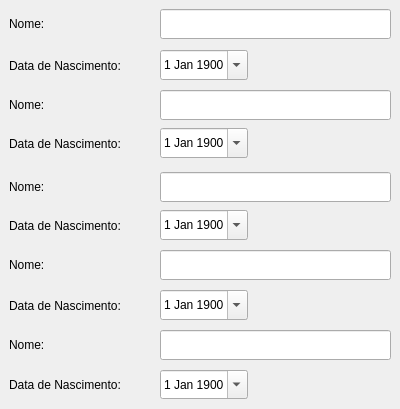
    <widget class="QWidget" name="tab_7">
     <attribute name="title">
      <string>Aniversarios</string>
     </attribute>
     <widget class="QLabel" name="label_69">
      <property name="geometry">
       <rect>
        <x>9</x>
        <y>9</y>
        <width>140</width>
        <height>29</height>
       </rect>
      </property>
      <property name="styleSheet">
       <string notr="true"/>
      </property>
      <property name="text">
       <string>Nome:</string>
      </property>
     </widget>
     <widget class="QLabel" name="label_70">
      <property name="geometry">
       <rect>
        <x>9</x>
        <y>90</y>
        <width>140</width>
        <height>29</height>
       </rect>
      </property>
      <property name="styleSheet">
       <string notr="true"/>
      </property>
      <property name="text">
       <string>Nome:</string>
      </property>
     </widget>
     <widget class="QLabel" name="label_72">
      <property name="geometry">
       <rect>
        <x>9</x>
        <y>172</y>
        <width>140</width>
        <height>29</height>
       </rect>
      </property>
      <property name="styleSheet">
       <string notr="true"/>
      </property>
      <property name="text">
       <string>Nome:</string>
      </property>
     </widget>
     <widget class="QLabel" name="label_73">
      <property name="geometry">
       <rect>
        <x>9</x>
        <y>250</y>
        <width>140</width>
        <height>29</height>
       </rect>
      </property>
      <property name="styleSheet">
       <string notr="true"/>
      </property>
      <property name="text">
       <string>Nome:</string>
      </property>
     </widget>
     <widget class="QLabel" name="label_74">
      <property name="geometry">
       <rect>
        <x>9</x>
        <y>330</y>
        <width>140</width>
        <height>29</height>
       </rect>
      </property>
      <property name="styleSheet">
       <string notr="true"/>
      </property>
      <property name="text">
       <string>Nome:</string>
      </property>
     </widget>
     <widget class="QLabel" name="label_75">
      <property name="geometry">
       <rect>
        <x>9</x>
        <y>128</y>
        <width>140</width>
        <height>31</height>
       </rect>
      </property>
      <property name="styleSheet">
       <string notr="true"/>
      </property>
      <property name="text">
       <string>Data de Nascimento:</string>
      </property>
     </widget>
     <widget class="QLabel" name="label_76">
      <property name="geometry">
       <rect>
        <x>9</x>
        <y>210</y>
        <width>140</width>
        <height>31</height>
       </rect>
      </property>
      <property name="styleSheet">
       <string notr="true"/>
      </property>
      <property name="text">
       <string>Data de Nascimento:</string>
      </property>
     </widget>
     <widget class="QLabel" name="label_77">
      <property name="geometry">
       <rect>
        <x>9</x>
        <y>290</y>
        <width>140</width>
        <height>31</height>
       </rect>
      </property>
      <property name="styleSheet">
       <string notr="true"/>
      </property>
      <property name="text">
       <string>Data de Nascimento:</string>
      </property>
     </widget>
     <widget class="QLabel" name="label_92">
      <property name="geometry">
       <rect>
        <x>9</x>
        <y>50</y>
        <width>140</width>
        <height>31</height>
       </rect>
      </property>
      <property name="styleSheet">
       <string notr="true"/>
      </property>
      <property name="text">
       <string>Data de Nascimento:</string>
      </property>
     </widget>
     <widget class="QLabel" name="label_93">
      <property name="geometry">
       <rect>
        <x>9</x>
        <y>370</y>
        <width>140</width>
        <height>30</height>
       </rect>
      </property>
      <property name="styleSheet">
       <string notr="true"/>
      </property>
      <property name="text">
       <string>Data de Nascimento:</string>
      </property>
     </widget>
     <widget class="QLineEdit" name="mnome1">
      <property name="geometry">
       <rect>
        <x>160</x>
        <y>9</y>
        <width>231</width>
        <height>30</height>
       </rect>
      </property>
      <property name="styleSheet">
       <string notr="true"/>
      </property>
     </widget>
     <widget class="QLineEdit" name="mnome2">
      <property name="geometry">
       <rect>
        <x>160</x>
        <y>90</y>
        <width>231</width>
        <height>30</height>
       </rect>
      </property>
      <property name="styleSheet">
       <string notr="true"/>
      </property>
     </widget>
     <widget class="QLineEdit" name="mnome3">
      <property name="geometry">
       <rect>
        <x>160</x>
        <y>172</y>
        <width>231</width>
        <height>30</height>
       </rect>
      </property>
      <property name="styleSheet">
       <string notr="true"/>
      </property>
     </widget>
     <widget class="QLineEdit" name="mnome4">
      <property name="geometry">
       <rect>
        <x>160</x>
        <y>250</y>
        <width>231</width>
        <height>30</height>
       </rect>
      </property>
      <property name="styleSheet">
       <string notr="true"/>
      </property>
     </widget>
     <widget class="QLineEdit" name="mnome5">
      <property name="geometry">
       <rect>
        <x>160</x>
        <y>330</y>
        <width>231</width>
        <height>30</height>
       </rect>
      </property>
      <property name="styleSheet">
       <string notr="true"/>
      </property>
     </widget>
     <widget class="QDateEdit" name="mdata_nas1">
      <property name="geometry">
       <rect>
        <x>160</x>
        <y>50</y>
        <width>88</width>
        <height>30</height>
       </rect>
      </property>
      <property name="styleSheet">
       <string notr="true"/>
      </property>
      <property name="calendarPopup">
       <bool>true</bool>
      </property>
      <property name="date">
       <date>
        <year>1900</year>
        <month>1</month>
        <day>1</day>
       </date>
      </property>
     </widget>
     <widget class="QDateEdit" name="mdata_nas2">
      <property name="geometry">
       <rect>
        <x>160</x>
        <y>128</y>
        <width>88</width>
        <height>30</height>
       </rect>
      </property>
      <property name="styleSheet">
       <string notr="true"/>
      </property>
      <property name="calendarPopup">
       <bool>true</bool>
      </property>
      <property name="date">
       <date>
        <year>1900</year>
        <month>1</month>
        <day>1</day>
       </date>
      </property>
     </widget>
     <widget class="QDateEdit" name="mdata_nas3">
      <property name="geometry">
       <rect>
        <x>160</x>
        <y>210</y>
        <width>88</width>
        <height>30</height>
       </rect>
      </property>
      <property name="styleSheet">
       <string notr="true"/>
      </property>
      <property name="calendarPopup">
       <bool>true</bool>
      </property>
      <property name="date">
       <date>
        <year>1900</year>
        <month>1</month>
        <day>1</day>
       </date>
      </property>
     </widget>
     <widget class="QDateEdit" name="mdata_nas4">
      <property name="geometry">
       <rect>
        <x>160</x>
        <y>290</y>
        <width>88</width>
        <height>30</height>
       </rect>
      </property>
      <property name="styleSheet">
       <string notr="true"/>
      </property>
      <property name="calendarPopup">
       <bool>true</bool>
      </property>
      <property name="date">
       <date>
        <year>1900</year>
        <month>1</month>
        <day>1</day>
       </date>
      </property>
     </widget>
     <widget class="QDateEdit" name="mdata_nas5">
      <property name="geometry">
       <rect>
        <x>160</x>
        <y>370</y>
        <width>88</width>
        <height>29</height>
       </rect>
      </property>
      <property name="styleSheet">
       <string notr="true"/>
      </property>
      <property name="calendarPopup">
       <bool>true</bool>
      </property>
      <property name="date">
       <date>
        <year>1900</year>
        <month>1</month>
        <day>1</day>
       </date>
      </property>
     </widget>
    </widget>
